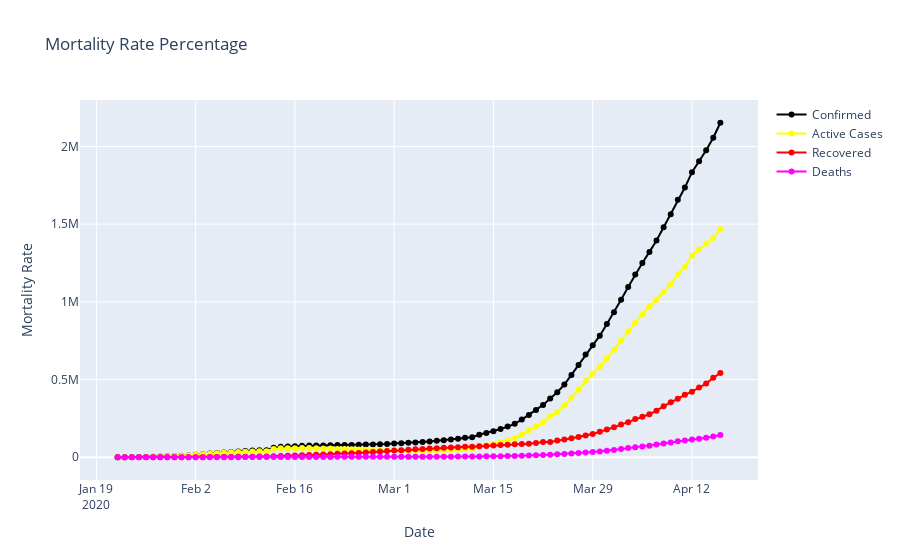

This figure's notebook cell:
### Markdown cell above
## Test :

### Code cell
pyo.iplot(fig)
